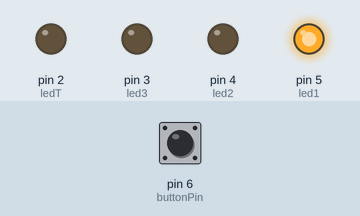
Recording of a sketch running on a simulated Arduino Uno, built with avr-gcc and run on an emulated ATmega328P. Shown: output pins drawn as LEDs (lit = HIGH). The test bench sets the inputs (shaded band); at power-on: pin 6 (buttonPin) HIGH. Random numbers use the default seed unless the sketch sets one.

Above: at 8.9 s.
9.0 s: pin 6 (buttonPin) pulled LOW for 3 s
At 10.7 s:
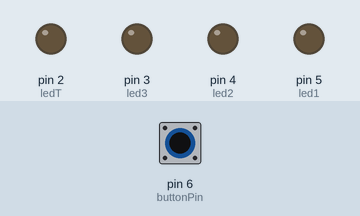
At 11.89 s:
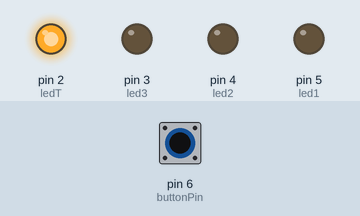
13.7 s: pin 6 (buttonPin) pulled LOW for 3 s
At 17.0 s:
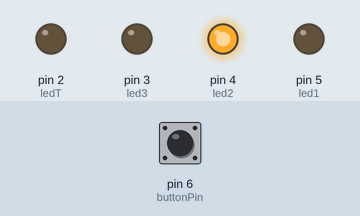
Timing chart, 0 to 26.2 s (numbered marks = the images above; inputs shaded):
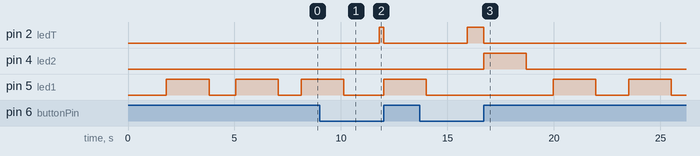

Measured:
- after the input at 9.0 s, pin 2 (ledT): LOW → HIGH after 2.8 s, → LOW 0.21 s later
- after the input at 13.7 s, pin 2 (ledT): LOW → HIGH after 2.2 s, → LOW 0.77 s later; pin 4 (led2): LOW → HIGH after 3.0 s, → LOW 2.0 s later

The sketch:

TUR.ino
```cpp
const int buttonPin = 6;     // the number of the pushbutton pin
const int led1 =  5;      // the number of the LED pin (early)
const int led2 =  4;      // the number of the LED pin (correct)
const int led3 =  3;      // the number of the LED pin (late)

const int ledT =  2;      // the number of the LED pin (yellow)

// variables will change:
int buttonState = 0;         // variable for reading the pushbutton status
int rt = 0;

void doTrial() {
  allDown(); // turn all leds off
  delay( random( 1000, 2000)); // wait a random period between 1 and 2 seconds (prevent rhythmic timing)

  rt = millis(); // (Response Time) save time when ledT turns on
  digitalWrite(ledT, HIGH); // turn ledT (yellow) on

  while(digitalRead(buttonPin) == LOW) {
    // do nothing until button press, mine bitcoin
  }

  rt = millis() - rt; // calculate response time
  digitalWrite(ledT, LOW); // turn off led

  // Show feedback for 2 seconds
  if(rt < 750 * .85) {
     digitalWrite(led1, HIGH);
  } else {
    if(rt > 750 * 1.15) {
      digitalWrite(led3, HIGH);
    } else {
      digitalWrite(led2, HIGH);
    }
  }
  delay( 2000 )  ;
}

void allDown() {
  digitalWrite(led1, LOW);
  digitalWrite(led2, LOW);
  digitalWrite(led3, LOW);
  digitalWrite(ledT, LOW);
}

void setup() {
  // initialize the LED pin as an output:
  pinMode(led1, OUTPUT);
  pinMode(led2, OUTPUT);
  pinMode(led3, OUTPUT);
  pinMode(ledT, OUTPUT);
  // initialize the pushbutton pin as an input:
  pinMode(buttonPin, INPUT);
}

void loop() {
doTrial(); //keep looping the trial function
}
```
